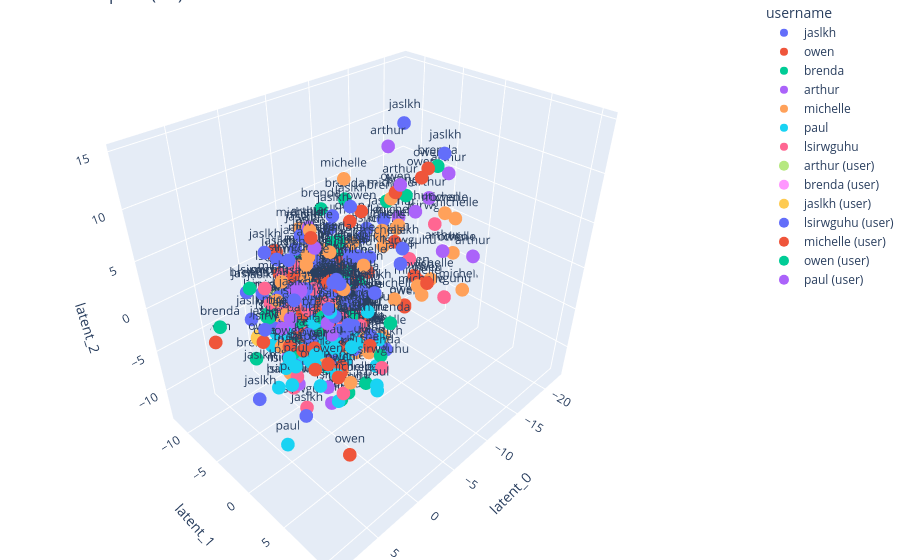

Write notebook code for a chart like this one.
### Code cell
# extract the music encoder
music_encoder = model.music_encoder
music_encoder.eval()

music_tensor = torch.tensor(df_scaled[numeric_features].values, dtype=torch.float)

# project musics into latent space
music_latent = music_encoder(music_tensor).detach().numpy()

# From df_scaled to df_music_latent
df_music_latent = pd.DataFrame(music_latent, columns=[f"latent_{i}" for i in range(latent_size)], index=df_scaled.index)

# Add username column
df_music_latent["username"] = df_scaled["username"]
df_music_latent.set_index("username", inplace=True)

if latent_size <= 3:
    fig = plot_latent_space(df_music_latent)
    for i, user in enumerate(user_latent):
        fig.add_trace(go.Scatter3d(
            x=[user[0]],
            y=[user[1]],
            z=[user[2]],
            mode="markers+text",
            text=df_user_latent.index[i],
            textposition="bottom center",
            marker=dict(
                size=10,
                # random color for each user
                color=i,
                colorscale="Bluered",
                showscale=False
            ),
            name=f"{df_user_latent.index[i]} (user)"
        ))
    fig.show()

### Figure 1 — Plotly figure (JSON) as saved in the notebook; plotly's stock layout.template omitted (floating-point values rounded to 4 significant figures; data arrays with more than 128 entries replaced by an {"elided": "..."} marker saying what was removed)
{"data": [{"hovertemplate": "username=%{text}<br>latent_0=%{x}<br>latent_1=%{y}<br>latent_2=%{z}<extra></extra>", "legendgroup": "jaslkh", "marker": {"color": "#636efa", "symbol": "circle"}, "mode": "markers+text", "name": "jaslkh", "scene": "scene", "showlegend": true, "text": {"elided": "150 str values"}, "textposition": "top center", "type": "scatter3d", "x": {"elided": "150 float values"}, "y": {"elided": "150 float values"}, "z": {"elided": "150 float values"}}, {"hovertemplate": "username=%{text}<br>latent_0=%{x}<br>latent_1=%{y}<br>latent_2=%{z}<extra></extra>", "legendgroup": "owen", "marker": {"color": "#EF553B", "symbol": "circle"}, "mode": "markers+text", "name": "owen", "scene": "scene", "showlegend": true, "text": {"elided": "150 str values"}, "textposition": "top center", "type": "scatter3d", "x": {"elided": "150 float values"}, "y": {"elided": "150 float values"}, "z": {"elided": "150 float values"}}, {"hovertemplate": "username=%{text}<br>latent_0=%{x}<br>latent_1=%{y}<br>latent_2=%{z}<extra></extra>", "legendgroup": "brenda", "marker": {"color": "#00cc96", "symbol": "circle"}, "mode": "markers+text", "name": "brenda", "scene": "scene", "showlegend": true, "text": {"elided": "150 str values"}, "textposition": "top center", "type": "scatter3d", "x": {"elided": "150 float values"}, "y": {"elided": "150 float values"}, "z": {"elided": "150 float values"}}, {"hovertemplate": "username=%{text}<br>latent_0=%{x}<br>latent_1=%{y}<br>latent_2=%{z}<extra></extra>", "legendgroup": "arthur", "marker": {"color": "#ab63fa", "symbol": "circle"}, "mode": "markers+text", "name": "arthur", "scene": "scene", "showlegend": true, "text": {"elided": "150 str values"}, "textposition": "top center", "type": "scatter3d", "x": {"elided": "150 float values"}, "y": {"elided": "150 float values"}, "z": {"elided": "150 float values"}}, {"hovertemplate": "username=%{text}<br>latent_0=%{x}<br>latent_1=%{y}<br>latent_2=%{z}<extra></extra>", "legendgroup": "michelle", "marker": {"color": "#FFA15A", "symbol": "circle"}, "mode": "markers+text", "name": "michelle", "scene": "scene", "showlegend": true, "text": {"elided": "150 str values"}, "textposition": "top center", "type": "scatter3d", "x": {"elided": "150 float values"}, "y": {"elided": "150 float values"}, "z": {"elided": "150 float values"}}, {"hovertemplate": "username=%{text}<br>latent_0=%{x}<br>latent_1=%{y}<br>latent_2=%{z}<extra></extra>", "legendgroup": "paul", "marker": {"color": "#19d3f3", "symbol": "circle"}, "mode": "markers+text", "name": "paul", "scene": "scene", "showlegend": true, "text": {"elided": "150 str values"}, "textposition": "top center", "type": "scatter3d", "x": {"elided": "150 float values"}, "y": {"elided": "150 float values"}, "z": {"elided": "150 float values"}}, {"hovertemplate": "username=%{text}<br>latent_0=%{x}<br>latent_1=%{y}<br>latent_2=%{z}<extra></extra>", "legendgroup": "lsirwguhu", "marker": {"color": "#FF6692", "symbol": "circle"}, "mode": "markers+text", "name": "lsirwguhu", "scene": "scene", "showlegend": true, "text": {"elided": "150 str values"}, "textposition": "top center", "type": "scatter3d", "x": {"elided": "150 float values"}, "y": {"elided": "150 float values"}, "z": {"elided": "150 float values"}}, {"marker": {"color": 0, "colorscale": [[0, "rgb(0,0,255)"], [1, "rgb(255,0,0)"]], "showscale": false, "size": 10}, "mode": "markers+text", "name": "arthur (user)", "text": "arthur", "textposition": "bottom center", "type": "scatter3d", "x": [0.2582], "y": [-6.567], "z": [-0.3338]}, {"marker": {"color": 1, "colorscale": [[0, "rgb(0,0,255)"], [1, "rgb(255,0,0)"]], "showscale": false, "size": 10}, "mode": "markers+text", "name": "brenda (user)", "text": "brenda", "textposition": "bottom center", "type": "scatter3d", "x": [-0.5031], "y": [-3.924], "z": [0.4729]}, {"marker": {"color": 2, "colorscale": [[0, "rgb(0,0,255)"], [1, "rgb(255,0,0)"]], "showscale": false, "size": 10}, "mode": "markers+text", "name": "jaslkh (user)", "text": "jaslkh", "textposition": "bottom center", "type": "scatter3d", "x": [3.393], "y": [-5.436], "z": [-2.928]}, {"marker": {"color": 3, "colorscale": [[0, "rgb(0,0,255)"], [1, "rgb(255,0,0)"]], "showscale": false, "size": 10}, "mode": "markers+text", "name": "lsirwguhu (user)", "text": "lsirwguhu", "textposition": "bottom center", "type": "scatter3d", "x": [1.961], "y": [-3.692], "z": [1.651]}, {"marker": {"color": 4, "colorscale": [[0, "rgb(0,0,255)"], [1, "rgb(255,0,0)"]], "showscale": false, "size": 10}, "mode": "markers+text", "name": "michelle (user)", "text": "michelle", "textposition": "bottom center", "type": "scatter3d", "x": [0.5881], "y": [-5.734], "z": [4.831]}, {"marker": {"color": 5, "colorscale": [[0, "rgb(0,0,255)"], [1, "rgb(255,0,0)"]], "showscale": false, "size": 10}, "mode": "markers+text", "name": "owen (user)", "text": "owen", "textposition": "bottom center", "type": "scatter3d", "x": [2.979], "y": [-4.193], "z": [0.047]}, {"marker": {"color": 6, "colorscale": [[0, "rgb(0,0,255)"], [1, "rgb(255,0,0)"]], "showscale": false, "size": 10}, "mode": "markers+text", "name": "paul (user)", "text": "paul", "textposition": "bottom center", "type": "scatter3d", "x": [2.514], "y": [-0.1403], "z": [4.66]}], "layout": {"legend": {"title": {"text": "username"}, "tracegroupgap": 0}, "margin": {"b": 0, "l": 0, "r": 0, "t": 0}, "scene": {"domain": {"x": [0, 1], "y": [0, 1]}, "xaxis": {"title": {"text": "latent_0"}}, "yaxis": {"title": {"text": "latent_1"}}, "zaxis": {"title": {"text": "latent_2"}}}, "title": {"text": "Latent Space (3D)"}}}
